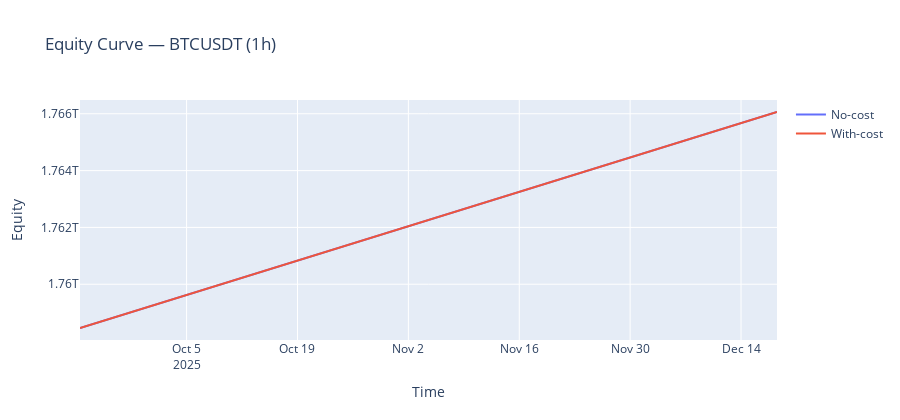

The notebook cell this image was saved under:
### Code cell
curve0 = client.equity_curve_to_df(bt_no_cost)
curve1 = client.equity_curve_to_df(bt_with_cost)

fig = go.Figure()
if not curve0.empty:
    y0 = curve0['equity'] if 'equity' in curve0.columns else curve0.iloc[:, 0]
    fig.add_trace(go.Scatter(x=curve0.index, y=y0, mode='lines', name='No-cost'))
if not curve1.empty:
    y1 = curve1['equity'] if 'equity' in curve1.columns else curve1.iloc[:, 0]
    fig.add_trace(go.Scatter(x=curve1.index, y=y1, mode='lines', name='With-cost'))
fig.update_layout(title=f'Equity Curve — {PICK} ({INTERVAL})', xaxis_title='Time', yaxis_title='Equity', height=420)
fig
